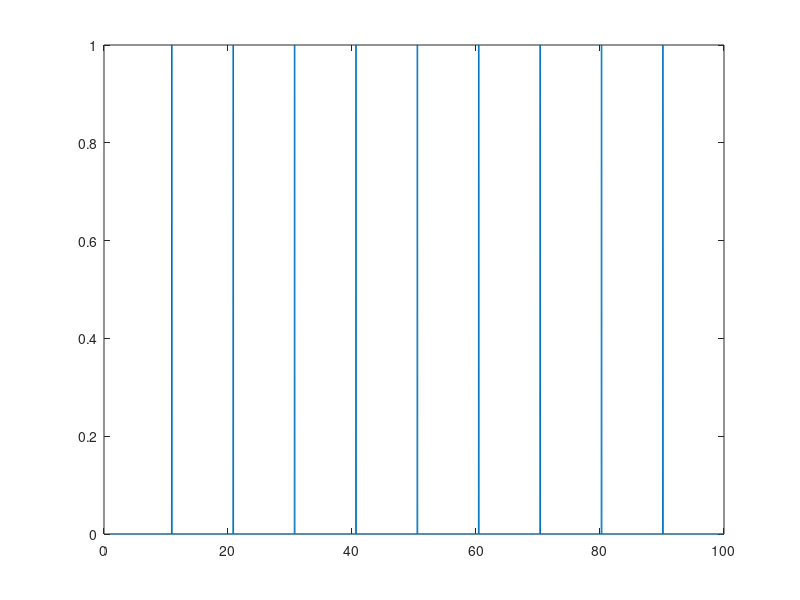

Recreate this plot in MATLAB.
clf
t = linspace(1,100,10000);
f = @(t,G) G.*sin(2.*pi.*2e3.*t);

in1 = [f(t(1:1000),0.01), f(t(1001:3000),0.1), f(t(3001:5000),0.3),...
    f(t(5001:7000),0.6), f(t(7001:9000),1), f(t(9001:end),0.01)];

in2 = zeros(size(t));
for i = 1e3:1e3:length(t)-1
    in2(i:i+10) = 1;
end

plot(t, in2)